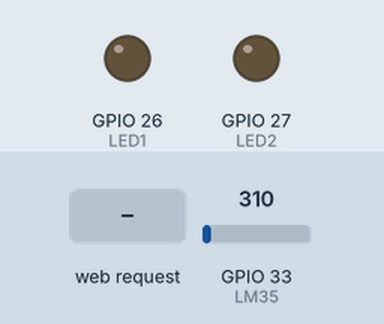
A sketch run on a simulated ESP32. Parts: output pins drawn as LEDs (lit = HIGH). The test bench sets the inputs (shaded band); at power-on: GPIO 33 (LM35) = 310. WiFi joins after 1.5 s; servers stay silent unless stated; what the sketch prints to the serial monitor is not drawn.

Above: at 2.7 s.
2.8 s: HTTP request GET /LED1/on received
At 3.8 s:
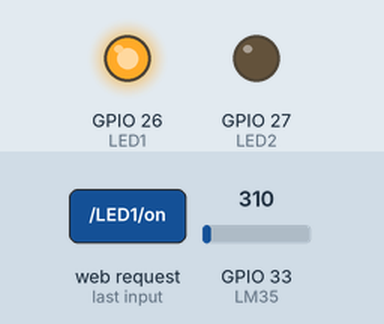
4.3 s: HTTP request GET /LED2/on received
At 4.9 s:
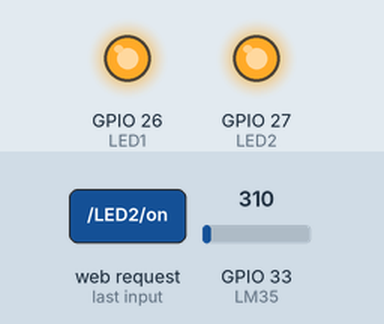
5.8 s: HTTP request GET /LED1/off received
At 6.1 s:
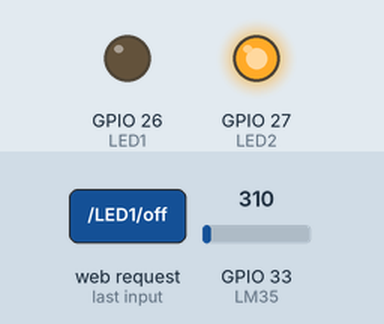
7.3 s: HTTP request GET /LED2/off received
At 8.5 s:
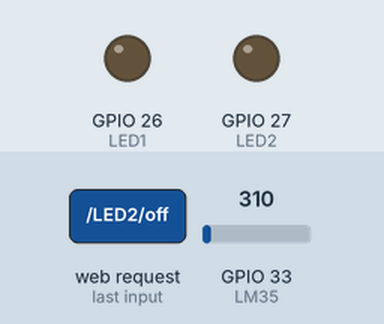
Timing chart, 0 to 9.8 s (numbered marks = the images above; inputs shaded):
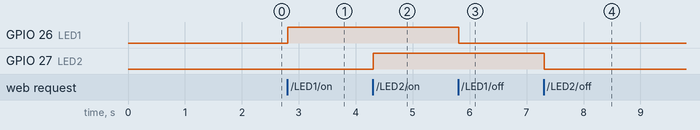

The sketch:

ESP32_WEB_SERVER.ino
```cpp
// (licence header left out)
#include <WiFi.h>

#define LED1 26
#define LED2 27
#define LM35 33
#define CONNECT_TIME 10000
#define TIMEOUTTIME 5000

const char* ssid = "";
const char* password = "";
WiFiServer server(80);

String header;
String LED1State = "off";
String LED2State = "off";

size_t currentTime = millis();
size_t previousTime = 0;

void setup() {
  Serial.begin(115200);
  pinMode(LED1, OUTPUT);
  pinMode(LED2, OUTPUT);
  pinMode(LM35, INPUT);
  digitalWrite(LED1, LOW);
  digitalWrite(LED2, LOW);

  Serial.print("Attempting to connect to ");
  Serial.println(ssid);
  WiFi.begin(ssid, password);

  size_t start_time = millis();
  size_t dot_time = millis();
  while ((WiFi.status() != WL_CONNECTED) && (start_time + CONNECT_TIME) > millis()) {
    if (dot_time + 250 < millis()) {
      Serial.print(".");
      dot_time = millis();
    }
  }
  if (WiFi.status() != WL_CONNECTED){
    Serial.println("Connection failed");
    while (1);
  }
  Serial.println("");
  Serial.println("WiFi connected.");
  Serial.println("ESP32 IP address: ");
  Serial.println(WiFi.localIP());
  server.begin();
}

void loop() {
  WiFiClient client = server.available();
  if (client) {
    currentTime = millis();
    previousTime = currentTime;
    Serial.println("New Client.");
    String currentLine = "";

    while (client.connected() && currentTime - previousTime <= TIMEOUTTIME) {
      currentTime = millis();
      if (client.available()) {
        char c = client.read();
        Serial.write(c);
        header += c;

        if (c == '\n') {
          if (currentLine.length() == 0) {
            client.println("HTTP/1.1 200 OK");
            client.println("Content-type:text/html");
            client.println("Connection: close");
            client.println();

            if (header.indexOf("GET /LED1/on") >= 0) {
              Serial.println("LED 1 on");
              LED1State = "on";
              digitalWrite(LED1, HIGH);
            } else if (header.indexOf("GET /LED1/off") >= 0) {
              Serial.println("LED1 off");
              LED1State = "off";
              digitalWrite(LED1, LOW);
            } else if (header.indexOf("GET /LED2/on") >= 0) {
              Serial.println("LED2 on");
              LED2State = "on";
              digitalWrite(LED2, HIGH);
            } else if (header.indexOf("GET /LED2/off") >= 0) {
              Serial.println("LED2 off");
              LED2State = "off";
              digitalWrite(LED2, LOW);
            }
            client.println("<!DOCTYPE html><html>");
            client.println("<head><meta name=\"viewport\" content=\"width=device-width, initial-scale=1\">");
            client.println("<meta charset=\"UTF-8\">");
            client.println("<meta http-equiv=\"refresh\" content=\"5\" >");
            client.println("<link rel=\"icon\" href=\"data:,\">");
            client.println("<link rel=\"stylesheet\" href=\"https://stackpath.bootstrapcdn.com/bootstrap/4.3.1/css/bootstrap.min.css\" integrity=\"sha384-ggOyR0iXCbMQv3Xipma34MD+dH/1fQ784/j6cY/iJTQUOhcWr7x9JvoRxT2MZw1T\" crossorigin=\"anonymous\">");
            client.println("<link rel=\"stylesheet\" href=\"https://use.fontawesome.com/releases/v5.6.3/css/all.css\" integrity=\"sha384-UHRtZLI+pbxtHCWp1t77Bi1L4ZtiqrqD80Kn4Z8NTSRyMA2Fd33n5dQ8lWUE00s/\" crossorigin=\"anonymous\">");

            client.println("<script src=\"https://code.jquery.com/jquery-3.3.1.slim.min.js\" integrity=\"sha384-q8i/X+965DzO0rT7abK41JStQIAqVgRVzpbzo5smXKp4YfRvH+8abtTE1Pi6jizo\" crossorigin=\"anonymous\"></script>");
            client.println("<script src=\"https://cdnjs.cloudflare.com/ajax/libs/popper.js/1.14.7/umd/popper.min.js\" integrity=\"sha384-UO2eT0CpHqdSJQ6hJty5KVphtPhzWj9WO1clHTMGa3JDZwrnQq4sF86dIHNDz0W1\" crossorigin=\"anonymous\"></script>");
            client.println("<script src=\"https://stackpath.bootstrapcdn.com/bootstrap/4.3.1/js/bootstrap.min.js\" integrity=\"sha384-JjSmVgyd0p3pXB1rRibZUAYoIIy6OrQ6VrjIEaFf/nJGzIxFDsf4x0xIM+B07jRM\" crossorigin=\"anonymous\"></script>");

            client.println("<style>");
            client.println("html {font-family: Helvetica; display: inline-block; margin: 0px auto; text-align: center;}");
            client.println(".mybtn {padding: 16px 40px; font-size: 30px;} ");
            client.println(".par { font-size: 16px;}");
            client.println("p {text-align: center;}");
            client.println(".lm35 {text-align: center; border: none; margin: 2px; padding: 16px 40px; font-size: 30px;}");
            client.println("</style></head>");

            client.println("<body class=\"bg-light\">");
            client.println("<h1 style=\"text-align:center; \" class=\"display-4\">ESP32 Web Server </h1> ");
            client.println("<br />");

            client.println("<p class=\"par\">GPIO 26 - State " + LED1State + " </p> ");
            if (LED1State == "off") {
              client.println("<p><a href =\"/LED1/on\" role=\"button\" class=\"btn btn-success mybtn\" >ON</a></p>");
            } else {
              client.println("<p><a href=\"/LED1/off\" role=\"button\" class=\"btn btn-danger mybtn\">OFF</a></p>");
            }
            client.println("<br />");

            client.println("<p class=\"par\">LED2 - State " + LED2State + "</p>");
            if (LED2State == "off") {
              client.println("<p><a href=\"/LED2/on\" role=\"button\" class=\" mybtn btn btn-success mybtn\" >ON</a></p>");
            } else {
              client.println("<p><a href=\"/LED2/off\" role=\"button\" class=\" mybtn btn btn-danger mybtn\">OFF</a></p>");
            }
            client.println("<br />");

            double temp = analogRead(LM35) / 9.31;
            String celsius = String(temp );
            client.println("<p class=\"par\">LM35 - Temperature </p>");
            if ( temp < 21)
              client.println("<p> <span class=\"lm35\" style=\"background-color: #198754!important; color:#f8f9fa!important;\"> " + celsius + "°C </span></p>");
            else if ( temp > 24)
              client.println("<p> <span class=\"lm35\" style=\"background-color: #dc3545!important; color:#f8f9fa!important;\"> " + celsius + "°C </span></p>");
            else
              client.println("<p> <span class=\"lm35\" style=\"background-color: #ffc107!important; color:#212529!important;\"> " + celsius + "°C </span></p>");

            client.println("<br />");
            client.println("<footer class=\"bg-dark text-center text-white\">");
            client.println("<div class=\"container pt-4 \">");
            client.println("<section class=\"mb-4\">");
            client.println("<a class=\"btn btn-outline-light btn-floating m-1\" href=\"https://www.facebook.com/MiniProjectsOfficial\" target=\"_blank\" rel=\"noopener noreferrer\" role=\"button\">");
            client.println("<i class=\"fab fa-facebook-f\"></i>");
            client.println("</a>");
            client.println("<a class=\"btn btn-outline-light btn-floating m-1\" href=\"https://www.instagram.com/officialprojecto\" target=\"_blank\" rel=\"noopener noreferrer\" role=\"button\">");
            client.println("<i class=\"fab fa-instagram\"></i>");
            client.println("</a>");
            client.println("<a class=\"btn btn-outline-light btn-floating m-1\" href=\"https://youtube.com/c/ProjectoOfficial\" target=\"_blank\" rel=\"noopener noreferrer\" role=\"button\">");
            client.println("<i class=\"fab fa-youtube\"></i>");
            client.println("</a>");
            client.println("<a class=\"btn btn-outline-light btn-floating m-1\" href=\"https://github.com/ProjectoOfficial\" target=\"_blank\" rel=\"noopener noreferrer\" role=\"button\">");
            client.println("<i class=\"fab fa-github\"></i>");
            client.println("</a>");
            client.println("</section>");
            client.println("</div>");

            client.println("<div class=\"text-center p-3\" style=\"background-color: rgba(0, 0, 0, 0.2);\"> © 2021 Copyright: <a class=\"text-white\" href=\"https://officialprojecto.wordpress.com\">Projecto</a></div>");
            client.println("</footer>");


            client.println("</body></html>");
            client.println();
            break;
          } else {
            currentLine = "";
          }
        } else if (c != '\r') {
          currentLine += c;
        }
      }
    }
    header = "";
    client.stop();
    Serial.println("Client disconnected.");
    Serial.println("");
  }
  delay(1);
}
```

Measured:
- after the input at 2.8 s, GPIO 26 (LED1): LOW → HIGH at once
- after the input at 4.3 s, GPIO 27 (LED2): LOW → HIGH at once
- after the input at 5.8 s, GPIO 26 (LED1): HIGH → LOW at once
- after the input at 7.3 s, GPIO 27 (LED2): HIGH → LOW at once
